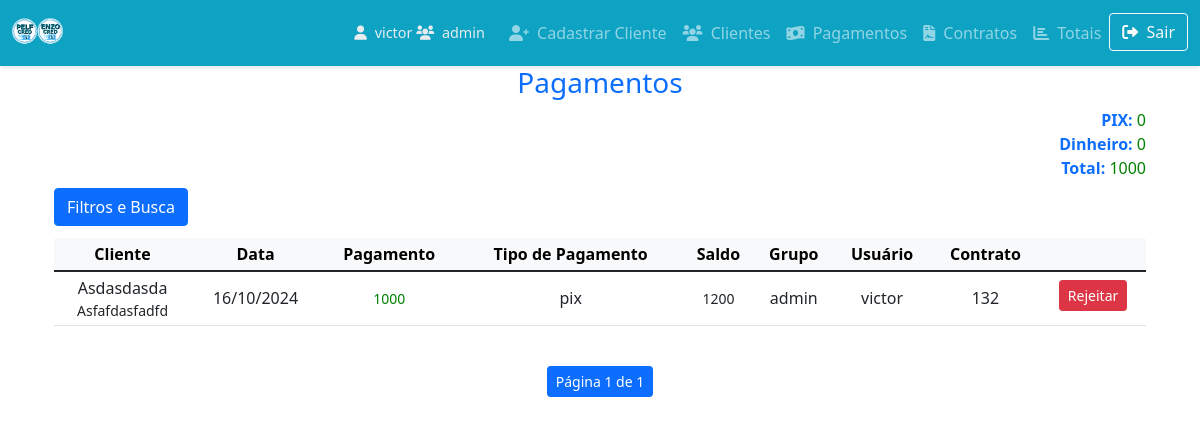
The app's page /pelfcred/analisar_pagamentos/ (signed in), older data.
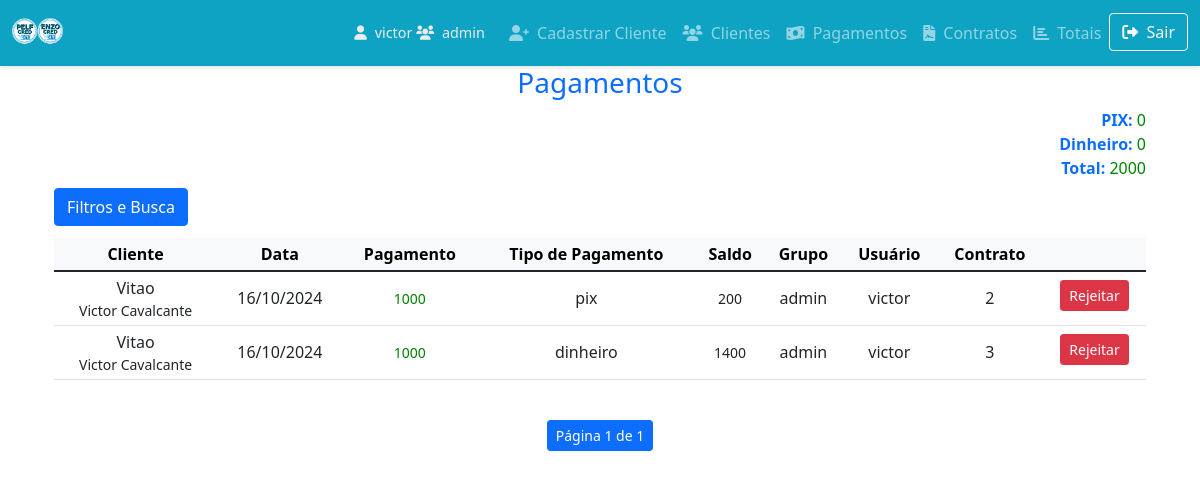
The same page, newer data.
### PELFCRED/models.py (models this page shows, shortened)
class Pagamento(models.Model):
    emprestimo = models.ForeignKey(Emprestimo, on_delete=models.CASCADE, related_name='pagamentos')
    data_pagamento = models.DateTimeField()
    valor_pago = models.DecimalField(max_digits=10, decimal_places=2, null=True, blank=True)
    tipo_pagamento = models.CharField(max_length=50, choices=[('pix', 'PIX'), ('dinheiro', 'Dinheiro'), ('banco_outro', 'Banco de Outra Pessoa')], null=True, blank=True)
    cpf_pagador = models.CharField(max_length=11, null=True, blank=True)
    nome_pagador = models.CharField(max_length=200, null=True, blank=True)
    comprovante_pix = models.ImageField(upload_to='comprovantes_pix/', null=True, blank=True)
    usuario = models.ForeignKey(User, on_delete=models.CASCADE, null=True, blank=True)
    grupo = models.ForeignKey(Group, on_delete=models.CASCADE, null=True, blank=True)

class Emprestimo(models.Model):
    cliente = models.ForeignKey(Cliente, on_delete=models.CASCADE)
    valor_total = models.DecimalField(max_digits=10, decimal_places=2)
    capital = models.DecimalField(max_digits=10, decimal_places=2)
    capital_inicial = models.DecimalField(max_digits=10, decimal_places=2, default=0)
    capital_adicional = models.DecimalField(max_digits=10, decimal_places=2, default=0)
    capital_adicional_total = models.DecimalField(max_digits=10, decimal_places=2, default=0)
    total_juros_recebidos = models.DecimalField(max_digits=10, decimal_places=2, default=0)
    data_renovacao = models.DateTimeField(null=True, blank=True)
    taxa_juros = models.DecimalField(max_digits=5, decimal_places=2)
    data_inicio = models.DateField()
    data_vencimento = models.DateField()
    total_recebido = models.DecimalField(max_digits=10, decimal_places=2, default=0)
    total_recebido_dinheiro = models.DecimalField(max_digits=10, decimal_places=2, default=0)
    ordenar_por_dict = {
        'nome_asc': 'cliente__nome',
        'nome_desc': '-cliente__nome',
        'contrato_asc': 'id',
        'contrato_desc': '-id',
        'capital_asc': 'capital',
        'capital_desc': '-capital',
        'taxa_juros_asc': 'taxa_juros',
        'taxa_juros_desc': '-taxa_juros',
        'valor_total_asc': 'valor_total',
        'valor_total_desc': '-valor_total',
        'saldo_devedor_asc': 'saldo_devedor',
        'saldo_devedor_desc': '-saldo_devedor',
        'data_inicio_asc': 'data_inicio',
        'data_inicio_desc': '-data_inicio',
        'data_vencimento_asc': 'data_vencimento',
        'data_vencimento_desc': '-data_vencimento',
    }
    FREQUENCIA_CHOICES = [
        ('diaria', 'Diária'),
        ('semanal', 'Semanal'),
        ('quinzenal', 'Quinzenal'),
        ('mensal', 'Mensal')
    ]
    frequencia = models.CharField(max_length=10, choices=FREQUENCIA_CHOICES, default='mensal')
    numero_parcelas = models.IntegerField(default=12)
    valor_parcelado = models.DecimalField(max_digits=10, decimal_places=2, default=0.00)
    valor_total_calculado = models.DecimalField(max_digits=10, decimal_places=2, default=0.00)
    grupo = models.ForeignKey(Group, on_delete=models.CASCADE, null=True, blank=True)
    usuario = models.ForeignKey(User, on_delete=models.CASCADE, null=True, blank=True)
    renovado = models.BooleanField(default=False)
    saldo_devedor = models.DecimalField(max_digits=10, decimal_places=2, default=0.00)
    data_renovacao = models.DateTimeField(null=True, blank=True)  # Agora com data e hora
    capital_adicional = models.DecimalField(max_digits=10, decimal_places=2, default=0.00)
    juros_recebidos = models.DecimalField(max_digits=10, decimal_places=2, default=Decimal(0))
    total_juros_recebidos = models.DecimalField(max_digits=10, decimal_places=2, default=Decimal(0))
    dias_semana = models.CharField(max_length=100, blank=True, null=True)
    STATUS_CHOICES = [
        ('ativo', 'Ativo'),
        ('R', 'Renovado'),
        ('NG', 'Negociado'),
        ('finalizado', 'Finalizado'),
        ('inadimplentes', 'Inadimplentes'),
    ]
    status = models.CharField(max_length=20, choices=STATUS_CHOICES, default='ativo')
    DIAS_DA_SEMANA = [
        ('seg', 'Segunda'),
        ('ter', 'Terça'),
        ('qua', 'Quarta'),
        ('qui', 'Quinta'),
        ('sex', 'Sexta'),
        ('sab', 'Sábado'),
    ]
    def calcular_saldo_devedor(self):
        try:
            total_pagamentos = Decimal(0)
            if self.renovado and self.data_renovacao:
                total_pagamentos = self.pagamentos.filter(data_pagamento__gt=self.data_renovacao).aggregate(Sum('valor_pago'))['valor_pago__sum'] or Decimal(0)
                logger.debug(f"Empréstimo {self.id}: Considerando apenas pagamentos após renovação. Total pagos: {total_pagamentos}")
            else:
                total_pagamentos = self.pagamentos.aggregate(Sum('valor_pago'))['valor_pago__sum'] or Decimal(0)
                logger.debug(f"Empréstimo {self.id}: Considerando todos os pagamentos. Total pagos: {total_pagamentos}")
            saldo_devedor_atual = (self.capital + self.capital_adicional) * (1 + (self.taxa_juros / 100))
            saldo_devedor_atual -= total_pagamentos
            logger.debug(f"Empréstimo {self.id}: Saldo devedor calculado após ajuste: {saldo_devedor_atual}")
            return saldo_devedor_atual
        except Exception as e:
            logger.error(f"Erro ao calcular saldo devedor para empréstimo {self.id}: {e}")
            return Decimal(0)

class Cliente(models.Model):
    cpf = models.CharField(
        max_length=11,
        primary_key=True,
        error_messages={
            'unique': "Cpf já cadastrado."
        }
    )
    nome = models.CharField(max_length=100, null=True, blank=True)  # Nome completo
    apelido = models.CharField(max_length=50, null=True, blank=True)  # Apelido
    documento = models.CharField(max_length=20, null=True, blank=True)  # Documento (opcional)
    cnpj = models.CharField(max_length=14, null=True, blank=True)  # CNPJ (opcional)
    telefone = models.CharField(max_length=11, null=True, blank=True)  # Telefone (opcional)
    telefone2 = models.CharField(max_length=11, null=True, blank=True)  # Telefone 2 (opcional)
    endereco = models.CharField(max_length=200, null=True, blank=True)  # Endereço (opcional)
    numero_endereco = models.CharField(max_length=10, null=True, blank=True)  # Número do Endereço (opcional)
    cep = models.CharField(max_length=8, null=True, blank=True)  # CEP (opcional)
    bairro = models.CharField(max_length=100, null=True, blank=True)  # Bairro (opcional)
    complemento = models.CharField(max_length=100, null=True, blank=True)  # Complemento (opcional)
    uf = models.CharField(max_length=2, null=True, blank=True)  # UF (opcional)
    cidade = models.CharField(max_length=100, null=True, blank=True)  # Cidade (opcional)
    email = models.EmailField(null=True, blank=True)  # E-Mail (opcional)
    bloqueado = models.BooleanField(default=False)  # Bloqueado? (campo booleano)
    data_registro = models.DateTimeField(auto_now_add=True)  # Data de Registro (automático)
    grupo = models.ForeignKey(Group, on_delete=models.CASCADE, null=True, blank=True)  # Associar cada cliente a um grupo
    usuario = models.ForeignKey(User, on_delete=models.CASCADE, null=True, blank=True)  # Associar cada cliente a um usuário
    vinculo_telefone2 = models.CharField(max_length=100, null=True, blank=True)  # Campo para o vínculo ou parentesco
    STATUS_RELATORIO_CHOICES = [
        ('NV', 'Novo'),
        ('R', 'Renovado'),
        ('NG', 'Negociado'),
        ('AC', 'Finalizado'),
    ]
    status_relatorio = models.CharField(max_length=10, choices=STATUS_RELATORIO_CHOICES, default='Outro')

### PELFCRED/views.py (the view)
# urls.py: path('analisar_pagamentos/', views.analisar_pagamentos, name='analisar_pagamentos'),
@login_required
def analisar_pagamentos(request):
    grupo_id = request.GET.get('grupo', None)
    usuario_id = request.GET.get('usuario', None)
    search_query = request.GET.get('search', '')
    data_inicio = request.GET.get('data_inicio', '')
    data_fim = request.GET.get('data_fim', '')
    saldo_negativo = request.GET.get('saldo_negativo', '')
    if request.user.is_superuser:
        pagamentos = Pagamento.objects.all()  # Admin pode ver todos os pagamentos
    else:
        pagamentos = Pagamento.objects.filter(usuario=request.user)  # Usuário comum vê apenas seus pagamentos
    total_pix = pagamentos.filter(tipo_pagamento='PIX').aggregate(Sum('valor_pago'))['valor_pago__sum'] or 0
    total_dinheiro = pagamentos.filter(tipo_pagamento='DINHEIRO').aggregate(Sum('valor_pago'))['valor_pago__sum'] or 0
    total_pagamentos = pagamentos.aggregate(total=Sum('valor_pago'))['total'] or 0
    if search_query:
        pagamentos = pagamentos.filter(
            Q(emprestimo__cliente__cpf__icontains=search_query) |
            Q(emprestimo__cliente__nome__icontains=search_query) |
            Q(emprestimo__cliente__apelido__icontains=search_query)
        )
    if grupo_id:
        pagamentos = pagamentos.filter(emprestimo__grupo_id=grupo_id)
    if usuario_id:
        pagamentos = pagamentos.filter(emprestimo__usuario_id=usuario_id)
    if data_inicio and data_fim:
        pagamentos = pagamentos.filter(data_pagamento__range=[data_inicio, data_fim])
    if saldo_negativo == '1':
        pagamentos = pagamentos.filter(emprestimo__saldo_devedor__lt=0)
    paginator = Paginator(pagamentos, 10)  # Mostra 10 pagamentos por página
    page = request.GET.get('page')
    try:
        pagamentos = paginator.page(page)
    except PageNotAnInteger:
        pagamentos = paginator.page(1)
    except EmptyPage:
        pagamentos = paginator.page(paginator.num_pages)
    context = {
        'pagamentos': pagamentos,
        'grupos': Group.objects.all(),
        'usuarios': User.objects.all(),
        'total_pagamentos': total_pagamentos,  # Passa o total para o template
        'total_pix': total_pix,
        'total_dinheiro': total_dinheiro,
    }
    return render(request, 'analisar_pagamentos.html', context)

### PELFCRED/context_processors.py (called while the page is built)
def admin_status(request):
    is_admin = request.user.is_authenticated and (request.user.is_superuser or request.user.groups.filter(name='admin').exists())
    return {'is_admin': is_admin}

### PELFCRED/templates/analisar_pagamentos.html (shortened to what this page needs)
{% extends 'base.html' %}
{% load custom_filters %}
{% load l10n %}
{% block content %}
<div class="container">
    <h3 class="text-primary text-center">Pagamentos</h3>
        <div class="text-end mb-2">
            <strong class="mb-2 text-primary">PIX: </strong>
            <span class="valor-pago">{{ total_pix|floatformat:0 }}</span>
            <br>
            <strong class="mb-2 text-primary">Dinheiro: </strong>
            <span class="valor-pago">{{ total_dinheiro|floatformat:0 }}</span>
            <br>
            <strong class="mb-2 text-primary">Total: </strong>
            <span class="valor-pago">{{ total_pagamentos|floatformat:0 }}</span>
        </div>
    <div class="d-flex flex-wrap justify-content-between align-items-center mb-1">
        <button type="button" class="btn btn-primary mb-2" data-bs-toggle="modal" data-bs-target="#filterModal">
            Filtros e Busca
        </button>
    </div>
    <div class="table-responsive">
        <table class="table table-sm align-middle">
            <thead class="table-light">
                <tr>
                    <th>Cliente</th>
                    <th>Data</th>
                    <th>Pagamento</th>
                    <th>Tipo de Pagamento</th>
                    <th>Saldo</th>
                    <th>Grupo</th>
                    <th>Usuário</th>
                    <th>Contrato</th>
                    {% if is_admin %}<th></th>{% endif %}
                </tr>
            </thead>
            <tbody >
                {% for pagamento in pagamentos %}
                <tr>
                    <td class="align-middle text-center">{{ pagamento.emprestimo.cliente.apelido }}<div class="small">{{ pagamento.emprestimo.cliente.nome }}</div></td>
                    <td class="align-middle text-center">{{ pagamento.data_pagamento|date:"d/m/Y" }}</td>
                    <td class="small align-middle text-center {% if pagamento.valor_pago > 0 %}valor-pago{% elif pagamento.valor_pago < 0 %}valor-negativo{% endif %}">{{ pagamento.valor_pago|floatformat:0|default:"" }}</td>
                    <td class="align-middle text-center">{{ pagamento.tipo_pagamento }}</td>
                    <td class="align-middle text-center {% if pagamento.emprestimo.calcular_saldo_devedor < 0 %}valor-negativo{% else %}valor-devido{% endif %} small">
                        {{ pagamento.emprestimo.calcular_saldo_devedor|floatformat:0|default:"0.00" }}
                    </td>
                    <td class="align-middle text-center">{{ pagamento.emprestimo.grupo.name }}</td>
                    <td class="align-middle text-center">{{ pagamento.emprestimo.usuario.username }}</td>
                    <td class="align-middle text-center">{{ pagamento.emprestimo.id }}</td>
                    {% if is_admin %}
                    <td>
                        <button type="button" class="btn btn-danger btn-sm btn-rejeitar" data-pagamento-id="{{ pagamento.id }}">
                            Rejeitar
                        </button>
                    </td>
                    {% endif %}
                </tr>
                {% empty %}
                <tr>
                    <td colspan="9" class="text-center small">Nenhum pagamento encontrado.</td>
                </tr>
                {% endfor %}
            </tbody>
        </table>
    </div>
    <nav aria-label="Page navigation" class="mt-4">
        <ul class="pagination pagination-sm justify-content-center flex-wrap">
            <li class="page-item active" aria-current="page">
                <span class="page-link small">
                    Página {{ pagamentos.number }} de {{ pagamentos.paginator.num_pages }}
                </span>
            </li>
        </ul>
    </nav>
</div>
{% endblock %}

Row changes from the older to the newer data that the page shows:
removed Pagamento: emprestimo.cliente.apelido "Asdasdasda", emprestimo.cliente.nome "Asfafdasfadfd", data_pagamento "16/10/2024", valor_pago "1000", tipo_pagamento "pix", emprestimo.calcular_saldo_devedor "1200", emprestimo.grupo.name "admin", emprestimo.usuario.username "victor", emprestimo.id "132"
added Pagamento: emprestimo.cliente.apelido "Vitao", emprestimo.cliente.nome "Victor Cavalcante", data_pagamento "16/10/2024", valor_pago "1000", tipo_pagamento "pix", emprestimo.calcular_saldo_devedor "200", emprestimo.grupo.name "admin", emprestimo.usuario.username "victor", emprestimo.id "2"
added Pagamento: emprestimo.cliente.apelido "Vitao", emprestimo.cliente.nome "Victor Cavalcante", data_pagamento "16/10/2024", valor_pago "1000", tipo_pagamento "dinheiro", emprestimo.calcular_saldo_devedor "1400", emprestimo.grupo.name "admin", emprestimo.usuario.username "victor", emprestimo.id "3"
Text that changed along with them:
{{ total_pagamentos|floatformat:0 }}: "1000" → "2000"
